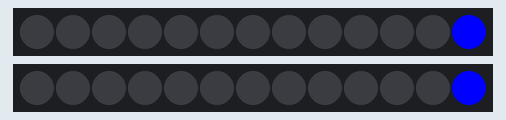
This sketch was run on a simulated Arduino Uno, built with avr-gcc and run on an emulated ATmega328P. Parts: 2 × 13 RGB LEDs in strip order, left to right.

Above: at 0.01 s.
At 0.46 s:
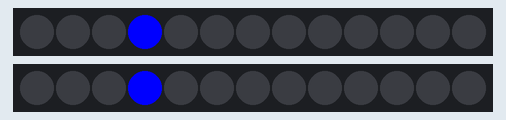
At 0.92 s:
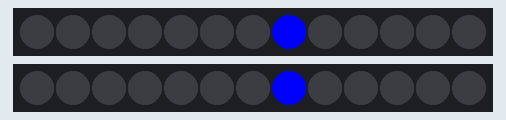

Measured:
- by itself, everything shown: repeats every 0.66 s, in 13 steps

The sketch:

toInside.ino
```cpp
#include "FastLED.h"

// How many leds in your strip?
#define NUM_LEDSa 13
#define NUM_LEDSb 13

// For led chips like Neopixels, which have a data line, ground, and power, you just
// need to define DATA_PIN.  For led chipsets that are SPI based (four wires - data, clock,
// ground, and power), like the LPD8806 define both DATA_PIN and CLOCK_PIN
#define DATA_PINa 12
#define DATA_PINb 10
#define CLOCK_PIN 11

// Define the array of leds
CRGB led_off;
CRGB ledsa[NUM_LEDSa];
CRGB ledsb[NUM_LEDSb];
CRGB colors[4];

void setup() {
      FastLED.addLeds<APA102, DATA_PINa, CLOCK_PIN, RGB>(ledsa, NUM_LEDSa);
       FastLED.addLeds<APA102, DATA_PINb, CLOCK_PIN, RGB>(ledsb, NUM_LEDSb);
      // FastLED.addLeds<DOTSTAR, DATA_PIN, CLOCK_PIN, RGB>(leds, NUM_LEDS);
      led_off= CRGB::Black;

      colors[0] = CRGB::Red;
      colors[1] = CRGB::Navy;
      colors[2] = CRGB::BlueViolet;
      colors[3] = CRGB::CornflowerBlue;
}
CRGB apaFix(CRGB led){
  int tr = led.red;
  led.red = led.blue;
  led.blue = tr;
  return led;
}


void loop() {

   int i=NUM_LEDSa - 1;
   while(i>0){
      ledsa[i]=apaFix(colors[0]);
      ledsb[i]=apaFix(colors[0]);
      if(i<(NUM_LEDSa -1)){
        ledsa[i+1]=apaFix(led_off);
        ledsb[i+1]=apaFix(led_off);
      }
      if(i==0){

      }
      FastLED.show();
      delay(50);
    i--;
   }
   ledsa[1] = apaFix(led_off);
    ledsa[0] = apaFix(colors[0]);
    ledsb[1] = apaFix(led_off);
    ledsb[0] = apaFix(colors[0]);
    FastLED.show();
    delay(50);
    ledsa[0] = apaFix(led_off);
    ledsb[0] = apaFix(led_off);
    FastLED.show();
}
```
